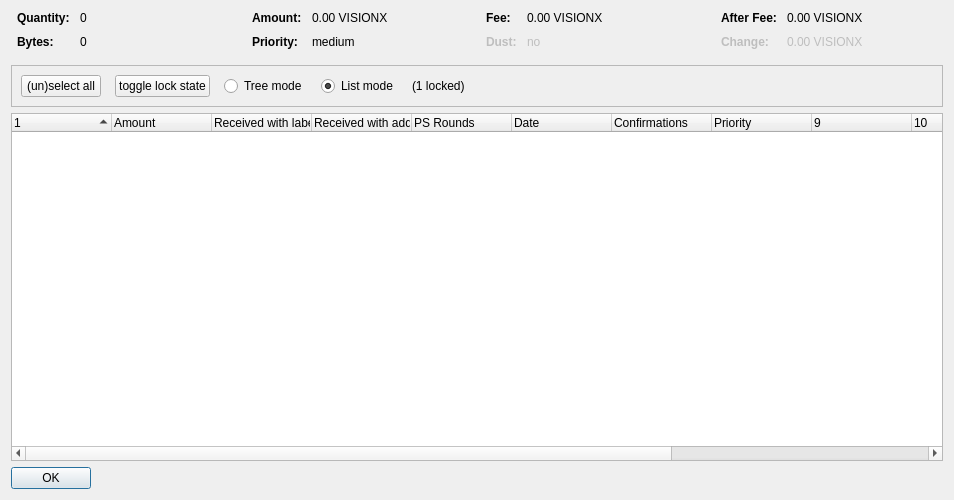
<?xml version="1.0" encoding="UTF-8"?>
<ui version="4.0">
 <class>CoinControlDialog</class>
 <widget class="QDialog" name="CoinControlDialog">
  <property name="geometry">
   <rect>
    <x>0</x>
    <y>0</y>
    <width>954</width>
    <height>500</height>
   </rect>
  </property>
  <property name="windowTitle">
   <string>Coin Selection</string>
  </property>
  <layout class="QVBoxLayout" name="verticalLayout">
   <item>
    <layout class="QHBoxLayout" name="horizontalLayoutTop" stretch="0,0,0,0">
     <property name="topMargin">
      <number>0</number>
     </property>
     <property name="bottomMargin">
      <number>10</number>
     </property>
     <item>
      <layout class="QFormLayout" name="formLayoutCoinControl1">
       <property name="horizontalSpacing">
        <number>10</number>
       </property>
       <property name="verticalSpacing">
        <number>10</number>
       </property>
       <property name="leftMargin">
        <number>6</number>
       </property>
       <property name="rightMargin">
        <number>6</number>
       </property>
       <item row="0" column="0">
        <widget class="QLabel" name="labelCoinControlQuantityText">
         <property name="font">
          <font>
           <weight>75</weight>
           <bold>true</bold>
          </font>
         </property>
         <property name="text">
          <string>Quantity:</string>
         </property>
        </widget>
       </item>
       <item row="0" column="1">
        <widget class="QLabel" name="labelCoinControlQuantity">
         <property name="cursor">
          <cursorShape>IBeamCursor</cursorShape>
         </property>
         <property name="contextMenuPolicy">
          <enum>Qt::ActionsContextMenu</enum>
         </property>
         <property name="text">
          <string notr="true">0</string>
         </property>
         <property name="textInteractionFlags">
          <set>Qt::LinksAccessibleByMouse|Qt::TextSelectableByKeyboard|Qt::TextSelectableByMouse</set>
         </property>
        </widget>
       </item>
       <item row="1" column="0">
        <widget class="QLabel" name="labelCoinControlBytesText">
         <property name="font">
          <font>
           <weight>75</weight>
           <bold>true</bold>
          </font>
         </property>
         <property name="text">
          <string>Bytes:</string>
         </property>
        </widget>
       </item>
       <item row="1" column="1">
        <widget class="QLabel" name="labelCoinControlBytes">
         <property name="cursor">
          <cursorShape>IBeamCursor</cursorShape>
         </property>
         <property name="contextMenuPolicy">
          <enum>Qt::ActionsContextMenu</enum>
         </property>
         <property name="text">
          <string notr="true">0</string>
         </property>
         <property name="textInteractionFlags">
          <set>Qt::LinksAccessibleByMouse|Qt::TextSelectableByKeyboard|Qt::TextSelectableByMouse</set>
         </property>
        </widget>
       </item>
      </layout>
     </item>
     <item>
      <layout class="QFormLayout" name="formLayoutCoinControl2">
       <property name="horizontalSpacing">
        <number>10</number>
       </property>
       <property name="verticalSpacing">
        <number>10</number>
       </property>
       <property name="leftMargin">
        <number>6</number>
       </property>
       <property name="rightMargin">
        <number>6</number>
       </property>
       <item row="0" column="0">
        <widget class="QLabel" name="labelCoinControlAmountText">
         <property name="font">
          <font>
           <weight>75</weight>
           <bold>true</bold>
          </font>
         </property>
         <property name="text">
          <string>Amount:</string>
         </property>
        </widget>
       </item>
       <item row="0" column="1">
        <widget class="QLabel" name="labelCoinControlAmount">
         <property name="cursor">
          <cursorShape>IBeamCursor</cursorShape>
         </property>
         <property name="contextMenuPolicy">
          <enum>Qt::ActionsContextMenu</enum>
         </property>
         <property name="text">
          <string notr="true">0.00 VISIONX</string>
         </property>
         <property name="textInteractionFlags">
          <set>Qt::LinksAccessibleByMouse|Qt::TextSelectableByKeyboard|Qt::TextSelectableByMouse</set>
         </property>
        </widget>
       </item>
       <item row="1" column="0">
        <widget class="QLabel" name="labelCoinControlPriorityText">
         <property name="font">
          <font>
           <weight>75</weight>
           <bold>true</bold>
          </font>
         </property>
         <property name="text">
          <string>Priority:</string>
         </property>
        </widget>
       </item>
       <item row="1" column="1">
        <widget class="QLabel" name="labelCoinControlPriority">
         <property name="cursor">
          <cursorShape>IBeamCursor</cursorShape>
         </property>
         <property name="contextMenuPolicy">
          <enum>Qt::ActionsContextMenu</enum>
         </property>
         <property name="text">
          <string>medium</string>
         </property>
         <property name="textInteractionFlags">
          <set>Qt::LinksAccessibleByMouse|Qt::TextSelectableByKeyboard|Qt::TextSelectableByMouse</set>
         </property>
        </widget>
       </item>
      </layout>
     </item>
     <item>
      <layout class="QFormLayout" name="formLayoutCoinControl3">
       <property name="horizontalSpacing">
        <number>10</number>
       </property>
       <property name="verticalSpacing">
        <number>10</number>
       </property>
       <property name="leftMargin">
        <number>6</number>
       </property>
       <property name="rightMargin">
        <number>6</number>
       </property>
       <item row="0" column="0">
        <widget class="QLabel" name="labelCoinControlFeeText">
         <property name="font">
          <font>
           <weight>75</weight>
           <bold>true</bold>
          </font>
         </property>
         <property name="text">
          <string>Fee:</string>
         </property>
        </widget>
       </item>
       <item row="0" column="1">
        <widget class="QLabel" name="labelCoinControlFee">
         <property name="cursor">
          <cursorShape>IBeamCursor</cursorShape>
         </property>
         <property name="contextMenuPolicy">
          <enum>Qt::ActionsContextMenu</enum>
         </property>
         <property name="text">
          <string notr="true">0.00 VISIONX</string>
         </property>
         <property name="textInteractionFlags">
          <set>Qt::LinksAccessibleByMouse|Qt::TextSelectableByKeyboard|Qt::TextSelectableByMouse</set>
         </property>
        </widget>
       </item>
       <item row="1" column="0">
        <widget class="QLabel" name="labelCoinControlLowOutputText">
         <property name="enabled">
          <bool>false</bool>
         </property>
         <property name="font">
          <font>
           <weight>75</weight>
           <bold>true</bold>
          </font>
         </property>
         <property name="text">
          <string>Dust:</string>
         </property>
        </widget>
       </item>
       <item row="1" column="1">
        <widget class="QLabel" name="labelCoinControlLowOutput">
         <property name="enabled">
          <bool>false</bool>
         </property>
         <property name="cursor">
          <cursorShape>IBeamCursor</cursorShape>
         </property>
         <property name="contextMenuPolicy">
          <enum>Qt::ActionsContextMenu</enum>
         </property>
         <property name="text">
          <string>no</string>
         </property>
         <property name="textInteractionFlags">
          <set>Qt::LinksAccessibleByMouse|Qt::TextSelectableByKeyboard|Qt::TextSelectableByMouse</set>
         </property>
        </widget>
       </item>
      </layout>
     </item>
     <item>
      <layout class="QFormLayout" name="formLayoutCoinControl4">
       <property name="horizontalSpacing">
        <number>10</number>
       </property>
       <property name="verticalSpacing">
        <number>10</number>
       </property>
       <property name="leftMargin">
        <number>6</number>
       </property>
       <property name="rightMargin">
        <number>6</number>
       </property>
       <item row="0" column="0">
        <widget class="QLabel" name="labelCoinControlAfterFeeText">
         <property name="font">
          <font>
           <weight>75</weight>
           <bold>true</bold>
          </font>
         </property>
         <property name="text">
          <string>After Fee:</string>
         </property>
        </widget>
       </item>
       <item row="0" column="1">
        <widget class="QLabel" name="labelCoinControlAfterFee">
         <property name="cursor">
          <cursorShape>IBeamCursor</cursorShape>
         </property>
         <property name="contextMenuPolicy">
          <enum>Qt::ActionsContextMenu</enum>
         </property>
         <property name="text">
          <string notr="true">0.00 VISIONX</string>
         </property>
         <property name="textInteractionFlags">
          <set>Qt::LinksAccessibleByMouse|Qt::TextSelectableByKeyboard|Qt::TextSelectableByMouse</set>
         </property>
        </widget>
       </item>
       <item row="1" column="0">
        <widget class="QLabel" name="labelCoinControlChangeText">
         <property name="enabled">
          <bool>false</bool>
         </property>
         <property name="font">
          <font>
           <weight>75</weight>
           <bold>true</bold>
          </font>
         </property>
         <property name="text">
          <string>Change:</string>
         </property>
        </widget>
       </item>
       <item row="1" column="1">
        <widget class="QLabel" name="labelCoinControlChange">
         <property name="enabled">
          <bool>false</bool>
         </property>
         <property name="cursor">
          <cursorShape>IBeamCursor</cursorShape>
         </property>
         <property name="contextMenuPolicy">
          <enum>Qt::ActionsContextMenu</enum>
         </property>
         <property name="text">
          <string notr="true">0.00 VISIONX</string>
         </property>
         <property name="textInteractionFlags">
          <set>Qt::LinksAccessibleByMouse|Qt::TextSelectableByKeyboard|Qt::TextSelectableByMouse</set>
         </property>
        </widget>
       </item>
      </layout>
     </item>
    </layout>
   </item>
   <item>
    <widget class="QFrame" name="frame">
     <property name="minimumSize">
      <size>
       <width>0</width>
       <height>40</height>
      </size>
     </property>
     <property name="frameShape">
      <enum>QFrame::StyledPanel</enum>
     </property>
     <property name="frameShadow">
      <enum>QFrame::Sunken</enum>
     </property>
     <layout class="QHBoxLayout" name="horizontalLayout">
      <item>
       <layout class="QHBoxLayout" name="horizontalLayoutPanel" stretch="0,0,0,0,0,0">
        <property name="spacing">
         <number>14</number>
        </property>
        <item>
         <widget class="QPushButton" name="pushButtonSelectAll">
          <property name="sizePolicy">
           <sizepolicy hsizetype="Maximum" vsizetype="Fixed">
            <horstretch>0</horstretch>
            <verstretch>0</verstretch>
           </sizepolicy>
          </property>
          <property name="text">
           <string>(un)select all</string>
          </property>
          <property name="autoDefault">
           <bool>false</bool>
          </property>
         </widget>
        </item>
        <item>
         <widget class="QPushButton" name="pushButtonToggleLock">
          <property name="sizePolicy">
           <sizepolicy hsizetype="Maximum" vsizetype="Fixed">
            <horstretch>0</horstretch>
            <verstretch>0</verstretch>
           </sizepolicy>
          </property>
          <property name="text">
           <string>toggle lock state</string>
          </property>
          <property name="autoDefault">
           <bool>false</bool>
          </property>
         </widget>
        </item>
        <item>
         <widget class="QRadioButton" name="radioTreeMode">
          <property name="sizePolicy">
           <sizepolicy hsizetype="Maximum" vsizetype="Fixed">
            <horstretch>0</horstretch>
            <verstretch>0</verstretch>
           </sizepolicy>
          </property>
          <property name="text">
           <string>Tree mode</string>
          </property>
         </widget>
        </item>
        <item>
         <widget class="QRadioButton" name="radioListMode">
          <property name="sizePolicy">
           <sizepolicy hsizetype="Maximum" vsizetype="Fixed">
            <horstretch>0</horstretch>
            <verstretch>0</verstretch>
           </sizepolicy>
          </property>
          <property name="text">
           <string>List mode</string>
          </property>
          <property name="checked">
           <bool>true</bool>
          </property>
         </widget>
        </item>
        <item>
         <widget class="QLabel" name="labelLocked">
          <property name="text">
           <string>(1 locked)</string>
          </property>
         </widget>
        </item>
        <item>
         <spacer name="horizontalSpacer">
          <property name="orientation">
           <enum>Qt::Horizontal</enum>
          </property>
          <property name="sizeHint" stdset="0">
           <size>
            <width>40</width>
            <height>20</height>
           </size>
          </property>
         </spacer>
        </item>
       </layout>
      </item>
     </layout>
    </widget>
   </item>
   <item>
    <widget class="CoinControlTreeWidget" name="treeWidget">
     <property name="contextMenuPolicy">
      <enum>Qt::CustomContextMenu</enum>
     </property>
     <property name="sortingEnabled">
      <bool>false</bool>
     </property>
     <property name="columnCount">
      <number>13</number>
     </property>
     <attribute name="headerShowSortIndicator" stdset="0">
      <bool>true</bool>
     </attribute>
     <attribute name="headerStretchLastSection">
      <bool>false</bool>
     </attribute>
     <column>
      <property name="text">
       <string/>
      </property>
     </column>
     <column>
      <property name="text">
       <string>Amount</string>
      </property>
     </column>
     <column>
      <property name="text">
       <string>Received with label</string>
      </property>
     </column>
     <column>
      <property name="text">
       <string>Received with address</string>
      </property>
     </column>
     <column>
      <property name="text">
       <string>PS Rounds</string>
      </property>
     </column>
     <column>
      <property name="text">
       <string>Date</string>
      </property>
     </column>
     <column>
      <property name="text">
       <string>Confirmations</string>
      </property>
      <property name="toolTip">
       <string>Confirmed</string>
      </property>
     </column>
     <column>
      <property name="text">
       <string>Priority</string>
      </property>
     </column>
     <column>
      <property name="text">
       <string/>
      </property>
     </column>
     <column>
      <property name="text">
       <string/>
      </property>
     </column>
     <column>
      <property name="text">
       <string/>
      </property>
     </column>
     <column>
      <property name="text">
       <string/>
      </property>
     </column>
     <column>
      <property name="text">
       <string/>
      </property>
     </column>
    </widget>
   </item>
   <item>
    <widget class="QDialogButtonBox" name="buttonBox">
     <property name="sizePolicy">
      <sizepolicy hsizetype="Maximum" vsizetype="Fixed">
       <horstretch>0</horstretch>
       <verstretch>0</verstretch>
      </sizepolicy>
     </property>
     <property name="orientation">
      <enum>Qt::Horizontal</enum>
     </property>
     <property name="standardButtons">
      <set>QDialogButtonBox::Ok</set>
     </property>
    </widget>
   </item>
  </layout>
 </widget>
 <customwidgets>
  <customwidget>
   <class>CoinControlTreeWidget</class>
   <extends>QTreeWidget</extends>
   <header>coincontroltreewidget.h</header>
  </customwidget>
 </customwidgets>
 <resources/>
 <connections/>
</ui>
